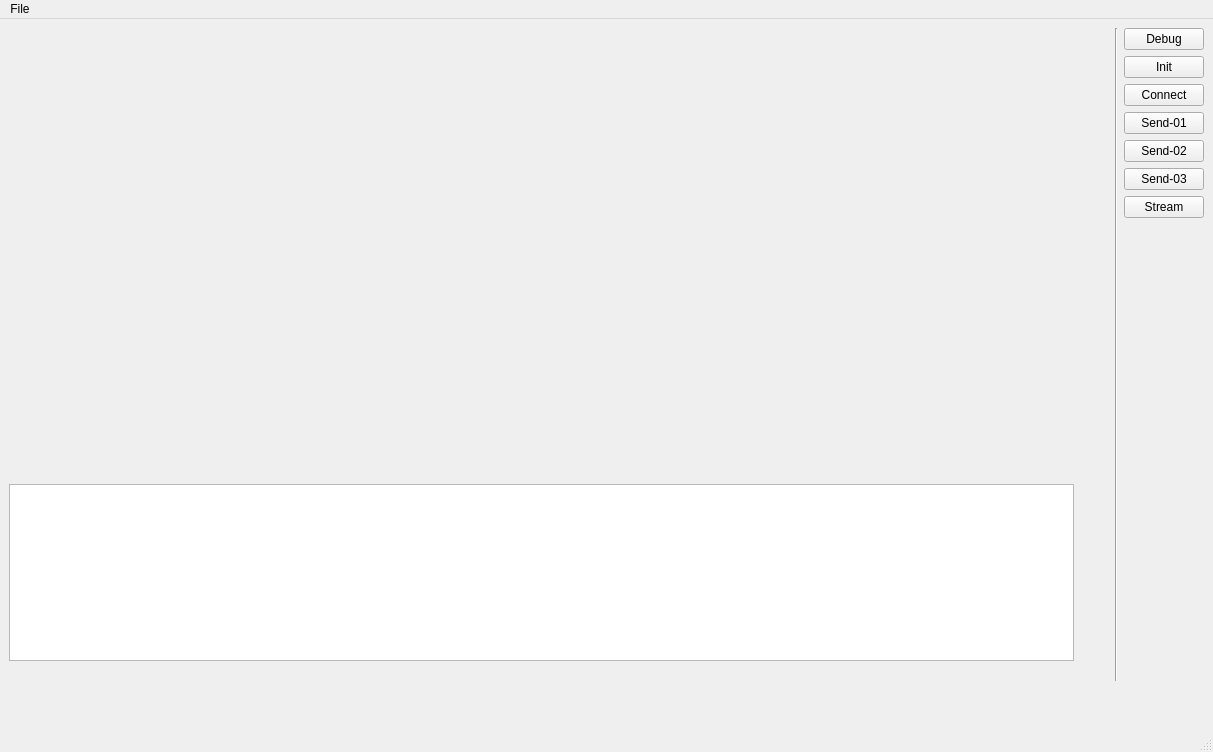
<?xml version="1.0" encoding="UTF-8"?>
<ui version="4.0">
 <class>MainWindow</class>
 <widget class="QMainWindow" name="MainWindow">
  <property name="geometry">
   <rect>
    <x>0</x>
    <y>0</y>
    <width>1091</width>
    <height>752</height>
   </rect>
  </property>
  <property name="windowTitle">
   <string>PDDAU_V1.0</string>
  </property>
  <widget class="QWidget" name="centralwidget">
   <layout class="QVBoxLayout" name="verticalLayout_2">
    <property name="sizeConstraint">
     <enum>QLayout::SetMinimumSize</enum>
    </property>
    <item>
     <layout class="QVBoxLayout" name="verticalLayout">
      <property name="sizeConstraint">
       <enum>QLayout::SetMinimumSize</enum>
      </property>
      <property name="bottomMargin">
       <number>20</number>
      </property>
      <item>
       <layout class="QHBoxLayout" name="horizontalLayout">
        <property name="sizeConstraint">
         <enum>QLayout::SetMinimumSize</enum>
        </property>
        <property name="bottomMargin">
         <number>20</number>
        </property>
        <item>
         <layout class="QVBoxLayout" name="verticalLayout_3">
          <property name="sizeConstraint">
           <enum>QLayout::SetMinimumSize</enum>
          </property>
          <property name="bottomMargin">
           <number>20</number>
          </property>
          <item>
           <layout class="QVBoxLayout" name="verticalLayout_4">
            <property name="sizeConstraint">
             <enum>QLayout::SetMinimumSize</enum>
            </property>
            <item>
             <widget class="QWidget" name="customa" native="true">
              <property name="sizePolicy">
               <sizepolicy hsizetype="Preferred" vsizetype="Preferred">
                <horstretch>0</horstretch>
                <verstretch>0</verstretch>
               </sizepolicy>
              </property>
              <property name="minimumSize">
               <size>
                <width>1100</width>
                <height>450</height>
               </size>
              </property>
             </widget>
            </item>
           </layout>
          </item>
          <item>
           <layout class="QVBoxLayout" name="verticalLayout_5">
            <property name="rightMargin">
             <number>20</number>
            </property>
            <item>
             <layout class="QHBoxLayout" name="horizontalLayout_2">
              <property name="rightMargin">
               <number>15</number>
              </property>
              <item>
               <layout class="QVBoxLayout" name="verticalLayout_6">
                <item>
                 <widget class="QListWidget" name="qlist"/>
                </item>
               </layout>
              </item>
             </layout>
            </item>
           </layout>
          </item>
         </layout>
        </item>
        <item>
         <widget class="Line" name="line">
          <property name="orientation">
           <enum>Qt::Vertical</enum>
          </property>
         </widget>
        </item>
        <item>
         <layout class="QVBoxLayout" name="verticalLayout_9">
          <property name="rightMargin">
           <number>0</number>
          </property>
          <item>
           <widget class="QPushButton" name="btnDebug">
            <property name="text">
             <string>Debug</string>
            </property>
           </widget>
          </item>
          <item>
           <widget class="QPushButton" name="btnInit">
            <property name="text">
             <string>Init</string>
            </property>
           </widget>
          </item>
          <item>
           <widget class="QPushButton" name="btnConnect">
            <property name="text">
             <string>Connect</string>
            </property>
           </widget>
          </item>
          <item>
           <widget class="QPushButton" name="btnProcA">
            <property name="text">
             <string>Send-01</string>
            </property>
           </widget>
          </item>
          <item>
           <widget class="QPushButton" name="btnProcB">
            <property name="text">
             <string>Send-02</string>
            </property>
           </widget>
          </item>
          <item>
           <widget class="QPushButton" name="btnProcC">
            <property name="text">
             <string>Send-03</string>
            </property>
           </widget>
          </item>
          <item>
           <widget class="QPushButton" name="btnProcD">
            <property name="text">
             <string>Stream</string>
            </property>
           </widget>
          </item>
          <item>
           <spacer name="verticalSpacer">
            <property name="orientation">
             <enum>Qt::Vertical</enum>
            </property>
            <property name="sizeHint" stdset="0">
             <size>
              <width>20</width>
              <height>40</height>
             </size>
            </property>
           </spacer>
          </item>
         </layout>
        </item>
       </layout>
      </item>
     </layout>
    </item>
   </layout>
  </widget>
  <widget class="QMenuBar" name="menubar">
   <property name="geometry">
    <rect>
     <x>0</x>
     <y>0</y>
     <width>1091</width>
     <height>22</height>
    </rect>
   </property>
   <widget class="QMenu" name="menuFile">
    <property name="title">
     <string>File</string>
    </property>
    <addaction name="actionOpen"/>
    <addaction name="actionOpen_Folder"/>
   </widget>
   <addaction name="menuFile"/>
  </widget>
  <widget class="QStatusBar" name="statusbar"/>
  <action name="actionOpen">
   <property name="text">
    <string>Open</string>
   </property>
  </action>
  <action name="actionOpen_Folder">
   <property name="text">
    <string>Open Folder</string>
   </property>
  </action>
 </widget>
 <resources/>
 <connections/>
</ui>
